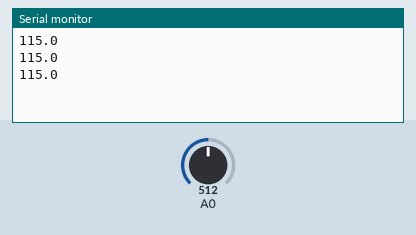
Simulated run of this sketch. Board: ESP8266 (NodeMCU). On the bench: the last lines printed to the serial monitor. Inputs (shaded band) come from the test bench; at power-on: A0 = 512.

Above: at 1.3 s.
1.4 s: A0 set to 716
At 1.9 s:
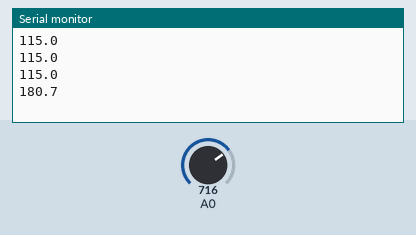
2.9 s: A0 set to 900
At 3.4 s:
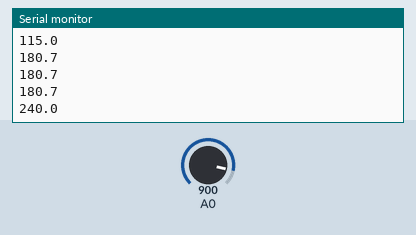
Timing chart, 0 to 5.9 s (numbered marks = the images above; inputs shaded):
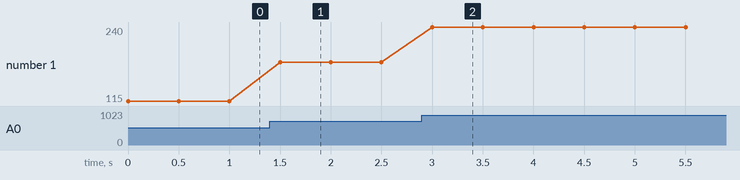

The sketch:

sketch_jul07b.ino
```cpp
#define BLYNK_PRINT Serial

#include <ESP8266WiFi.h>
#include <BlynkSimpleEsp8266.h>

// You should get Auth Token in the Blynk App.
// Go to the Project Settings (nut icon).
char auth[] = "tkjfVN60ctvtXnDJwmpMc_5iHUNau-in";

// Your WiFi credentials.
// Set password to "" for open networks.
char ssid[] = "Ajou Univ P";
char pass[] = "";

void setup() {
  // put your setup code here, to run once:
Serial.begin(9600);
}

void loop() {
  // put your main code here, to run repeatedly:
int signalLevel = analogRead(A0);
float voltage = signalLevel*3.3/1024.0;
float temp = 100*voltage -50;
Serial.println(temp, 1);
delay(500);
}
```

Measured:
- after the input at 1.4 s, the serial monitor: prints a new line after 0.10 s (image 1)
- after the input at 2.9 s, the serial monitor: prints a new line after 0.10 s (image 2)
- plotted number 1: 115 → 180.7 after the input at 1.4 s, 180.7 → 240 after the input at 2.9 s
